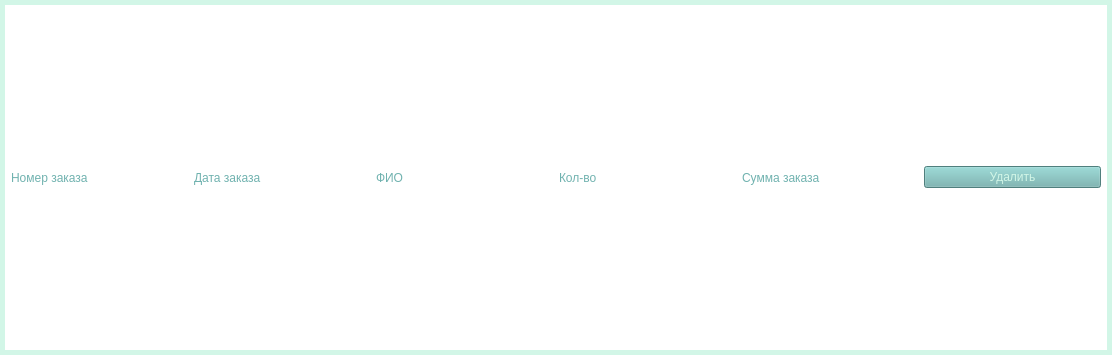
<?xml version="1.0" encoding="UTF-8"?>
<ui version="4.0">
 <class>Form</class>
 <widget class="QWidget" name="Form">
  <property name="geometry">
   <rect>
    <x>0</x>
    <y>0</y>
    <width>1112</width>
    <height>355</height>
   </rect>
  </property>
  <property name="windowTitle">
   <string>Form</string>
  </property>
  <property name="styleSheet">
   <string notr="true">*{
	font: 24pt &quot;Calibri&quot;;
	color:#70B2AF;
}
#header{
	background-color:#D2F6E7;
}
#Form{
	border:5px solid #D2F6E7;
	background-color:#fff;
}
#Form:hover{
	background-color:#D2F6E7;
}
QPushButton{
	background-color:#70B2AF;
	color:#D2F6E7;
}
QPushButton:hover{
	background-color:#D2F6E7;
	color:#70B2AF;
}
QScrollArea{
	background-color:#fff;
}
</string>
  </property>
  <layout class="QHBoxLayout" name="horizontalLayout_2">
   <item>
    <widget class="QLabel" name="id_order">
     <property name="text">
      <string>Номер заказа</string>
     </property>
    </widget>
   </item>
   <item>
    <widget class="QLabel" name="date">
     <property name="text">
      <string>Дата заказа</string>
     </property>
    </widget>
   </item>
   <item>
    <widget class="QLabel" name="user_data">
     <property name="text">
      <string>ФИО</string>
     </property>
    </widget>
   </item>
   <item>
    <widget class="QLabel" name="total_count">
     <property name="text">
      <string>Кол-во</string>
     </property>
    </widget>
   </item>
   <item>
    <widget class="QLabel" name="total_price">
     <property name="text">
      <string>Сумма заказа</string>
     </property>
    </widget>
   </item>
   <item>
    <widget class="QPushButton" name="delete_order_btn">
     <property name="text">
      <string>Удалить</string>
     </property>
    </widget>
   </item>
  </layout>
 </widget>
 <resources/>
 <connections/>
</ui>
